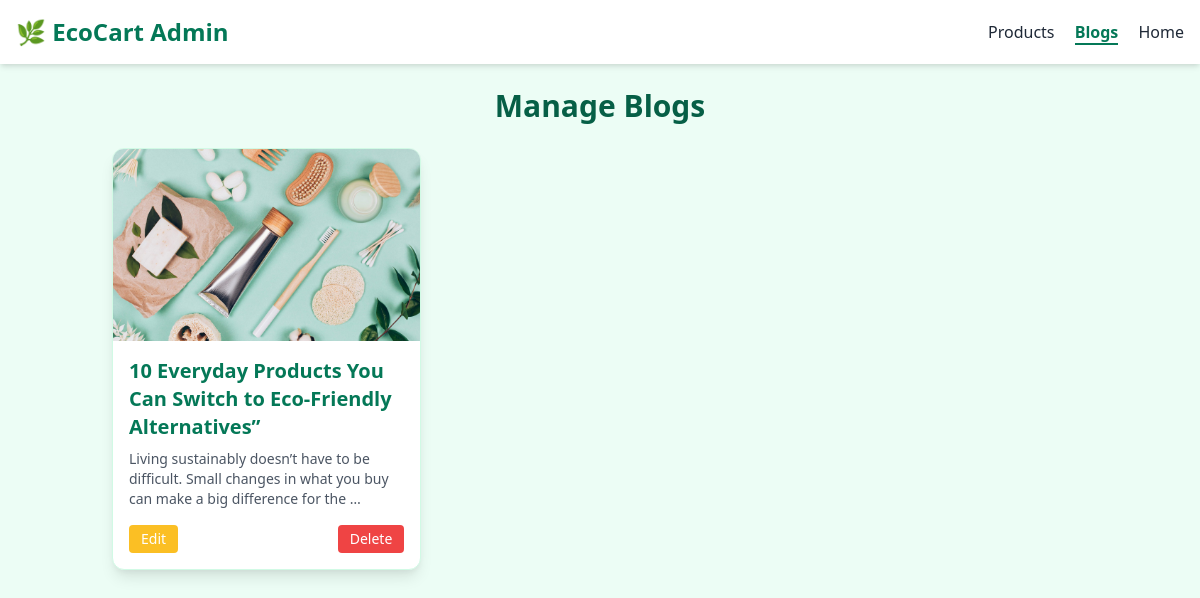
Before: /admin_view_blog/ with the older database file.
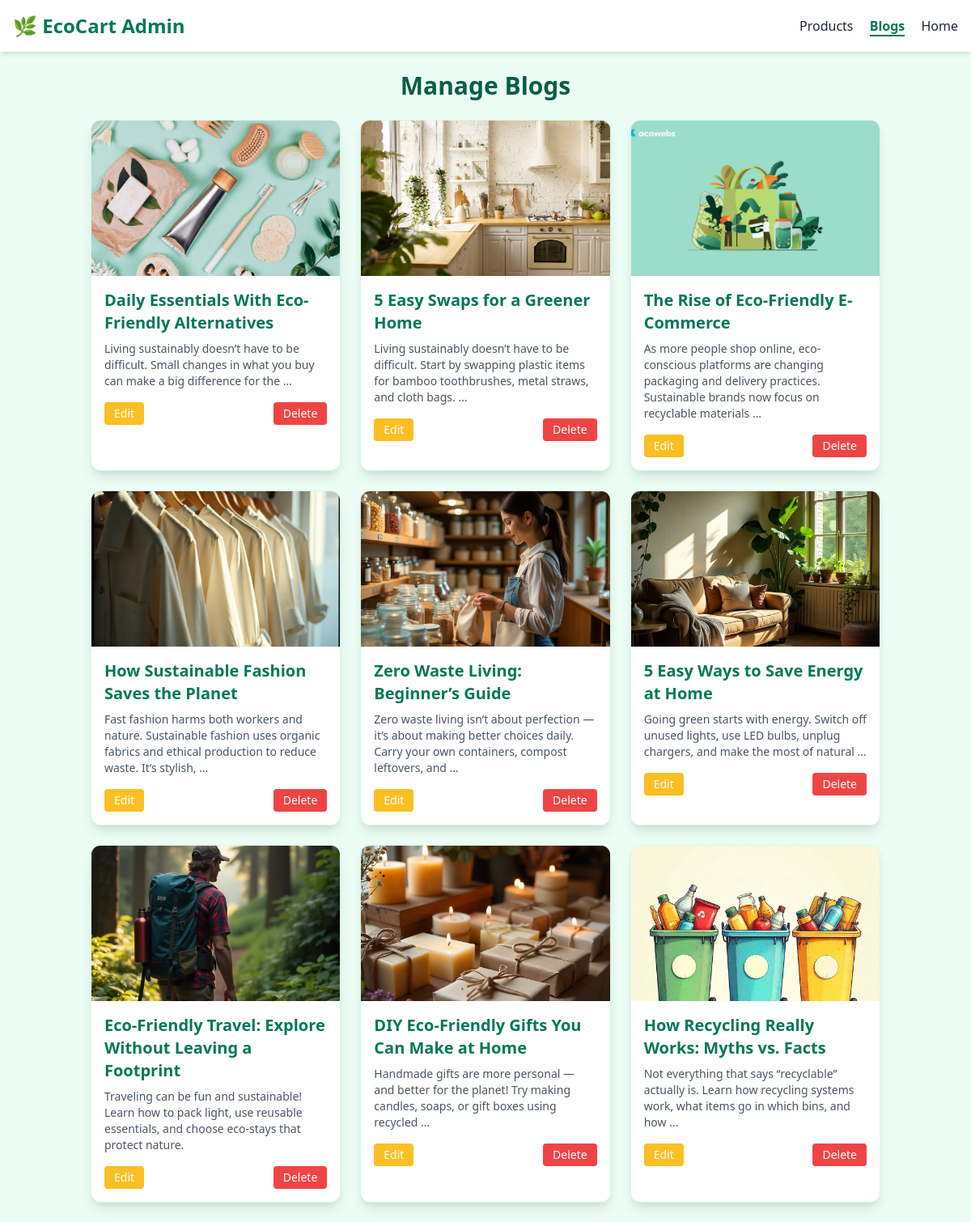
After: the same page with the newer database file.
### app/models.py (models this page shows, shortened)
class Blog(models.Model):
    title = models.CharField(max_length=200)
    image = models.ImageField(upload_to='blog_images/', null=True, blank=True)
    author = models.CharField(max_length=100, default='EcoCart Team')
    date = models.DateField(auto_now_add=True)
    content = models.TextField()

### app/views.py (the view)
# urls.py: path('admin_view_blog/', views.admin_view_blog, name='admin_view_blog'),
def admin_view_blog(request):
    blogs = Blog.objects.all()
    return render(request, 'admin_view_blog.html', {'blogs': blogs})

### templates/admin_view_blog.html (shortened to what this page needs)
    {% load static %}
<!DOCTYPE html>
<html lang="en">
<head>
  <link href="https://cdn.jsdelivr.net/npm/tailwindcss@2.2.19/dist/tailwind.min.css" rel="stylesheet">
</head>
<body class="bg-green-50 text-gray-800">
  <nav class="bg-white shadow-md p-4 flex justify-between items-center">
    <div class="text-2xl font-bold text-green-700">🌿 EcoCart Admin</div>
    <div class="space-x-4">
      <a href="{% url 'admin_view_products' %}" class="hover:text-green-600">Products</a>
      <a href="{% url 'admin_view_blog' %}" class="text-green-700 font-semibold border-b-2 border-green-700">Blogs</a>
      <a href="{% url 'userhome' %}" class="hover:text-green-600">Home</a>
    </div>
  </nav>
  <div class="container mx-auto p-6">
    <h1 class="text-3xl font-bold text-green-800 mb-6 text-center">Manage Blogs</h1>
    <div class="grid md:grid-cols-3 sm:grid-cols-2 grid-cols-1 gap-6">
      {% for blog in blogs %}
      <div class="bg-white shadow-lg rounded-xl overflow-hidden border border-green-100">
        {% if blog.image %}
        <img src="{{ blog.image.url }}" alt="{{ blog.title }}" class="w-full h-48 object-cover">
        {% else %}
        <img src="{% static 'images/default_blog.png' %}" alt="Default Image" class="w-full h-48 object-cover">
        {% endif %}
        <div class="p-4">
          <h2 class="text-xl font-semibold text-green-700 mb-2">{{ blog.title }}</h2>
          <p class="text-gray-600 mb-3 text-sm">{{ blog.content|truncatewords:20 }}</p>
          <div class="flex justify-between items-center mt-4">
            <a href="{% url 'edit_blog' blog.id %}" class="bg-yellow-400 text-white px-3 py-1 rounded hover:bg-yellow-500 text-sm">Edit</a>
            <a href="{% url 'delete_blog' blog.id %}" class="bg-red-500 text-white px-3 py-1 rounded hover:bg-red-600 text-sm">Delete</a>
          </div>
        </div>
      </div>
      {% empty %}
      <p class="text-center text-gray-600 col-span-3">No blogs found.</p>
      {% endfor %}
    </div>
  </div>
</body>
</html>

Changed rows visible on the page:
changed Blog: title "10 Everyday Products You Can Switch to Eco-Friendly Alternatives”" → "Daily Essentials With Eco-Friendly Alternatives"
added Blog: image (picture), title "5 Easy Swaps for a Greener Home", content "Living sustainably doesn’t have to be difficult. Start by swapping plastic items for bamboo toothbrushes, metal straws, and cloth bags. …"
added Blog: image (picture), title "The Rise of Eco-Friendly E-Commerce", content "As more people shop online, eco-conscious platforms are changing packaging and delivery practices. Sustainable brands now focus on recyclable materials …"
added Blog: image (picture), title "How Sustainable Fashion Saves the Planet", content "Fast fashion harms both workers and nature. Sustainable fashion uses organic fabrics and ethical production to reduce waste. It’s stylish, …"
added Blog: image (picture), title "Zero Waste Living: Beginner’s Guide", content "Zero waste living isn’t about perfection — it’s about making better choices daily. Carry your own containers, compost leftovers, and …"
added Blog: image (picture), title "5 Easy Ways to Save Energy at Home", content "Going green starts with energy. Switch off unused lights, use LED bulbs, unplug chargers, and make the most of natural …"
added Blog: image (picture), title "Eco-Friendly Travel: Explore Without Leaving a Footprint", content "Traveling can be fun and sustainable! Learn how to pack light, use reusable essentials, and choose eco-stays that protect nature."
added Blog: image (picture), title "DIY Eco-Friendly Gifts You Can Make at Home", content "Handmade gifts are more personal — and better for the planet! Try making candles, soaps, or gift boxes using recycled …"
added Blog: image (picture), title "How Recycling Really Works: Myths vs. Facts", content "Not everything that says “recyclable” actually is. Learn how recycling systems work, what items go in which bins, and how …"
